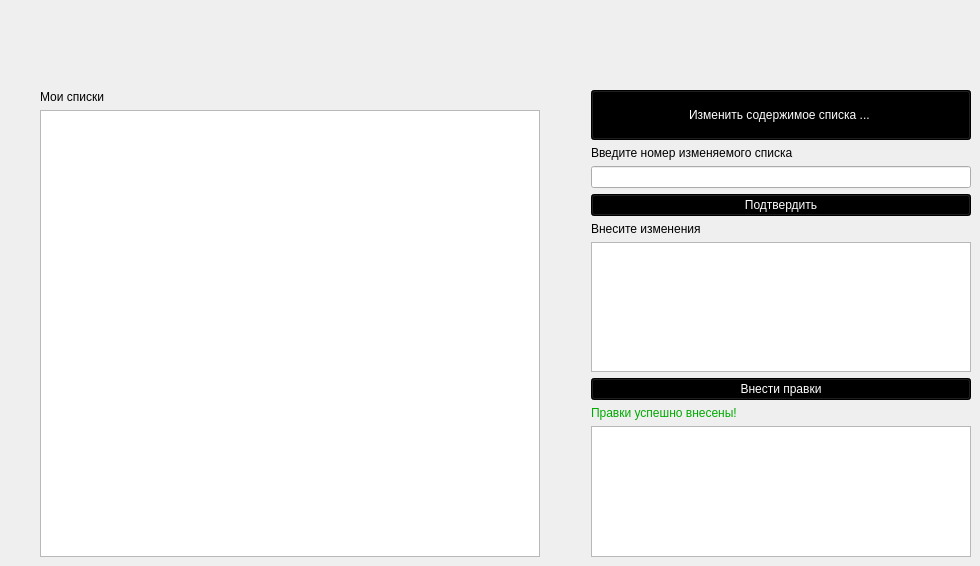
    <widget class="QWidget" name="page_4">
     <widget class="QWidget" name="layoutWidget">
      <property name="geometry">
       <rect>
        <x>40</x>
        <y>90</y>
        <width>931</width>
        <height>467</height>
       </rect>
      </property>
      <layout class="QHBoxLayout" name="horizontalLayout_3">
       <item>
        <layout class="QVBoxLayout" name="verticalLayout_3">
         <item>
          <widget class="QLabel" name="arrayLabel">
           <property name="styleSheet">
            <string notr="true">color: rgb(0, 0, 0);

font: 700 13pt &quot;Calibri&quot;;</string>
           </property>
           <property name="text">
            <string>Мои списки</string>
           </property>
          </widget>
         </item>
         <item>
          <widget class="QTextEdit" name="arrayBox">
           <property name="minimumSize">
            <size>
             <width>500</width>
             <height>0</height>
            </size>
           </property>
           <property name="styleSheet">
            <string notr="true">border-color: rgb(81, 81, 81);
color: rgb(0, 0, 0);

font: 700 11pt &quot;Calibri&quot;;</string>
           </property>
          </widget>
         </item>
        </layout>
       </item>
       <item>
        <spacer name="horizontalSpacer_2">
         <property name="orientation">
          <enum>Qt::Orientation::Horizontal</enum>
         </property>
         <property name="sizeHint" stdset="0">
          <size>
           <width>40</width>
           <height>20</height>
          </size>
         </property>
        </spacer>
       </item>
       <item>
        <layout class="QVBoxLayout" name="verticalLayout_6">
         <item>
          <layout class="QVBoxLayout" name="verticalLayout_5">
           <item>
            <widget class="QPushButton" name="changeButton">
             <property name="minimumSize">
              <size>
               <width>200</width>
               <height>50</height>
              </size>
             </property>
             <property name="styleSheet">
              <string notr="true">font: 10pt &quot;Franklin Gothic Demi&quot;;
background-color: rgb(0, 0, 0);
color: rgb(255, 255, 255);
border-color: rgb(255, 255, 255);</string>
             </property>
             <property name="text">
              <string>Изменить содержимое списка ... </string>
             </property>
            </widget>
           </item>
           <item>
            <spacer name="verticalSpacer_3">
             <property name="orientation">
              <enum>Qt::Orientation::Vertical</enum>
             </property>
             <property name="sizeHint" stdset="0">
              <size>
               <width>20</width>
               <height>40</height>
              </size>
             </property>
            </spacer>
           </item>
           <item>
            <layout class="QVBoxLayout" name="verticalLayout_4">
             <item>
              <widget class="QLabel" name="numberLabel">
               <property name="styleSheet">
                <string notr="true">color: rgb(0, 0, 0);

font: 700 13pt &quot;Calibri&quot;;</string>
               </property>
               <property name="text">
                <string>Введите номер изменяемого списка</string>
               </property>
              </widget>
             </item>
             <item>
              <widget class="QLineEdit" name="numberLine">
               <property name="styleSheet">
                <string notr="true">color: rgb(0, 0, 0);
border-color: rgb(81, 81, 81);

font: 700 11pt &quot;Calibri&quot;;</string>
               </property>
              </widget>
             </item>
            </layout>
           </item>
          </layout>
         </item>
         <item>
          <widget class="QPushButton" name="numberButton">
           <property name="styleSheet">
            <string notr="true">font: 10pt &quot;Franklin Gothic Demi&quot;;
background-color: rgb(0, 0, 0);
color: rgb(255, 255, 255);
border-color: rgb(255, 255, 255);</string>
           </property>
           <property name="text">
            <string>Подтвердить</string>
           </property>
          </widget>
         </item>
         <item>
          <spacer name="verticalSpacer_4">
           <property name="orientation">
            <enum>Qt::Orientation::Vertical</enum>
           </property>
           <property name="sizeHint" stdset="0">
            <size>
             <width>20</width>
             <height>40</height>
            </size>
           </property>
          </spacer>
         </item>
         <item>
          <widget class="QLabel" name="changeLabel">
           <property name="styleSheet">
            <string notr="true">color: rgb(0, 0, 0);

font: 700 13pt &quot;Calibri&quot;;</string>
           </property>
           <property name="text">
            <string>Внесите изменения</string>
           </property>
          </widget>
         </item>
         <item>
          <widget class="QTextEdit" name="changeEdit">
           <property name="minimumSize">
            <size>
             <width>380</width>
             <height>0</height>
            </size>
           </property>
           <property name="styleSheet">
            <string notr="true">color: rgb(0, 0, 0);

font: 700 11pt &quot;Calibri&quot;;
border-color: rgb(81, 81, 81);</string>
           </property>
          </widget>
         </item>
         <item>
          <widget class="QPushButton" name="changeAccButton">
           <property name="styleSheet">
            <string notr="true">font: 10pt &quot;Franklin Gothic Demi&quot;;
background-color: rgb(0, 0, 0);
color: rgb(255, 255, 255);
border-color: rgb(255, 255, 255);</string>
           </property>
           <property name="text">
            <string>Внести правки</string>
           </property>
          </widget>
         </item>
         <item>
          <widget class="QLabel" name="outputLabel">
           <property name="styleSheet">
            <string notr="true">font: 700 13pt &quot;Calibri&quot;;
color: rgb(0, 170, 0);</string>
           </property>
           <property name="text">
            <string>Правки успешно внесены!</string>
           </property>
          </widget>
         </item>
         <item>
          <widget class="QTextEdit" name="textEdit22">
           <property name="styleSheet">
            <string notr="true">color: rgb(0, 0, 0);

font: 700 11pt &quot;Calibri&quot;;
border-color: rgb(81, 81, 81);</string>
           </property>
           <property name="readOnly">
            <bool>true</bool>
           </property>
          </widget>
         </item>
        </layout>
       </item>
      </layout>
     </widget>
    </widget>
